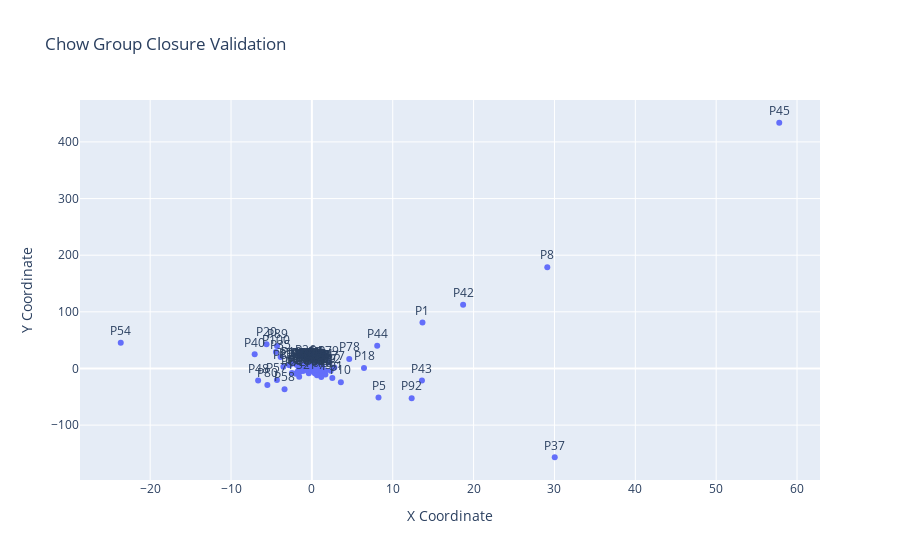

Notebook code for this chart:
### Code cell
import numpy as np
import random
import plotly.graph_objs as go
from plotly.subplots import make_subplots

# Define an Algebraic Cycle (represented as a line for simplicity)
class AlgebraicCycle:
    def __init__(self, slope, intercept):
        self.slope = slope
        self.intercept = intercept
    
    def intersection(self, other):
        """Find the intersection point of two algebraic cycles (lines)"""
        if self.slope == other.slope:
            return None  # Parallel lines have no intersection
        else:
            x = (other.intercept - self.intercept) / (self.slope - other.slope)
            y = self.slope * x + self.intercept
            return (x, y)

# Define Chow Group structure
class ChowGroup:
    def __init__(self):
        self.elements = []
    
    def add_intersection(self, intersection):
        if intersection:
            self.elements.append(intersection)
    
    def __add__(self, other):
        combined_group = ChowGroup()
        combined_group.elements = self.elements + other.elements
        return combined_group

# Generate random intersections for Monte Carlo simulation
def chow_group_simulation(num_trials):
    intersections = []
    for _ in range(num_trials):
        slope1 = random.uniform(-10, 10)
        intercept1 = random.uniform(-10, 10)
        slope2 = random.uniform(-10, 10)
        intercept2 = random.uniform(-10, 10)
        
        curve1 = AlgebraicCycle(slope=slope1, intercept=intercept1)
        curve2 = AlgebraicCycle(slope=slope2, intercept=intercept2)
        
        intersection_point = curve1.intersection(curve2)
        if intersection_point:
            intersections.append(intersection_point)
    return intersections

# Plotting the closure validation using Plotly
def plot_closure_validation(chow_group1, chow_group2):
    combined_group = chow_group1 + chow_group2
    x_coords = [p[0] for p in combined_group.elements]
    y_coords = [p[1] for p in combined_group.elements]
    labels = ['P' + str(i+1) for i in range(len(x_coords))]
    
    # Create the plot
    fig = go.Figure()

    # Scatter plot of points
    scatter = go.Scatter(x=x_coords, y=y_coords, mode='markers+text', text=labels, textposition='top center')
    
    fig.add_trace(scatter)
    
    # Set title and axis labels
    fig.update_layout(
        title="Chow Group Closure Validation",
        xaxis_title="X Coordinate",
        yaxis_title="Y Coordinate",
        showlegend=False
    )
    
    # Display the plot
    fig.show()

# Main: Simulate and Validate Closure
if __name__ == "__main__":
    # Run a Monte Carlo simulation to get intersections
    num_trials = 100
    intersections = chow_group_simulation(num_trials)
    
    # Create two Chow groups for closure validation
    chow_group1 = ChowGroup()
    chow_group2 = ChowGroup()
    for i in range(num_trials // 2):
        chow_group1.add_intersection(intersections[i])
    for i in range(num_trials // 2, num_trials):
        chow_group2.add_intersection(intersections[i])
    
    # Validate and plot Closure
    plot_closure_validation(chow_group1, chow_group2)

### Figure 1 — Plotly figure (JSON) as saved in the notebook; plotly's stock layout.template omitted (floating-point values rounded to 4 significant figures)
{"data": [{"mode": "markers+text", "text": ["P1", "P2", "P3", "P4", "P5", "P6", "P7", "P8", "P9", "P10", "P11", "P12", "P13", "P14", "P15", "P16", "P17", "P18", "P19", "P20", "P21", "P22", "P23", "P24", "P25", "P26", "P27", "P28", "P29", "P30", "P31", "P32", "P33", "P34", "P35", "P36", "P37", "P38", "P39", "P40", "P41", "P42", "P43", "P44", "P45", "P46", "P47", "P48", "P49", "P50", "P51", "P52", "P53", "P54", "P55", "P56", "P57", "P58", "P59", "P60", "P61", "P62", "P63", "P64", "P65", "P66", "P67", "P68", "P69", "P70", "P71", "P72", "P73", "P74", "P75", "P76", "P77", "P78", "P79", "P80", "P81", "P82", "P83", "P84", "P85", "P86", "P87", "P88", "P89", "P90", "P91", "P92", "P93", "P94", "P95", "P96", "P97", "P98", "P99", "P100"], "textposition": "top center", "type": "scatter", "x": [13.68, 0.4617, -0.2923, 0.6518, 8.24, 1.668, 0.3571, 29.11, -0.1059, 3.582, 0.8383, 2.322, -0.8483, 1.209, -1.096, 0.4429, -2.795, 6.445, -2.513, -5.61, 1.022, 0.4745, -1.212, -0.1519, 0.9052, -0.7947, -1.6, -0.3235, 0.6821, -0.01669, -0.2069, 0.5594, -0.3819, 0.1203, -3.866, -0.7277, 30.03, -0.2903, -0.3043, -7.075, -1.788, 18.7, 13.61, 8.078, 57.8, -1.899, 0.004452, -6.649, 0.8872, -0.1656, -1.652, -1.572, 0.8054, -23.64, 0.3541, -1.527, -4.325, -3.382, -0.9754, -0.2287, 0.482, 0.395, 0.9318, 0.5182, -1.242, -0.3735, -0.4029, -1.171, 1.667, 0.3455, -0.05155, -1.982, -0.6753, 1.259, 1.159, -0.2715, 2.779, 4.619, 2.11, -5.507, 1.533, -3.526, -0.5562, -0.621, 1.198, -0.1696, 1.042, 0.2319, -4.309, 0.5737, 2.528, 12.34, 1.23, 0.3032, 0.4972, -2.469, 0.6309, -1.411, -0.09435, -4.445], "y": [81.22, -2.345, 5.065, 10.67, -51.3, -10.54, 7.571, 178.9, -3.356, -24.13, 3.843, -3.917, -2.69, -7.796, -4.673, -5.044, 5.621, 0.966, 8.528, 42.9, 1.125, -0.1232, 2.361, -1.854, 2.232, 11.2, -5.033, 5.918, -1.255, 0.3349, 4.887, -4.158, -8.288, 5.723, 20.45, 4.52, -156.7, 6.316, 6.263, 25.01, -5.93, 112.6, -21.12, 40.35, 433.9, 6.361, -1.295, -21.01, 3.579, 3.808, 3.069, -14.62, 2.618, 45.33, -8.401, -6.417, -20.28, -36.55, 5.251, -0.6563, 5.356, 2.674, 2.274, 2.682, 5.928, -1.181, 5.716, 6.318, -3.761, 3.954, 2.701, -9.518, 4.345, 4.915, -15.1, -0.2846, 1.543, 16.79, 10.69, -28.99, -7.777, 3.243, 5.549, -0.6054, -7.573, 3.787, -3.587, -5.093, 39.79, 5.039, -16.64, -52.36, 2.263, 3.254, -2.284, -8.113, -11.85, -1.888, 4.117, 29.14]}], "layout": {"showlegend": false, "title": {"text": "Chow Group Closure Validation"}, "xaxis": {"title": {"text": "X Coordinate"}}, "yaxis": {"title": {"text": "Y Coordinate"}}}}
